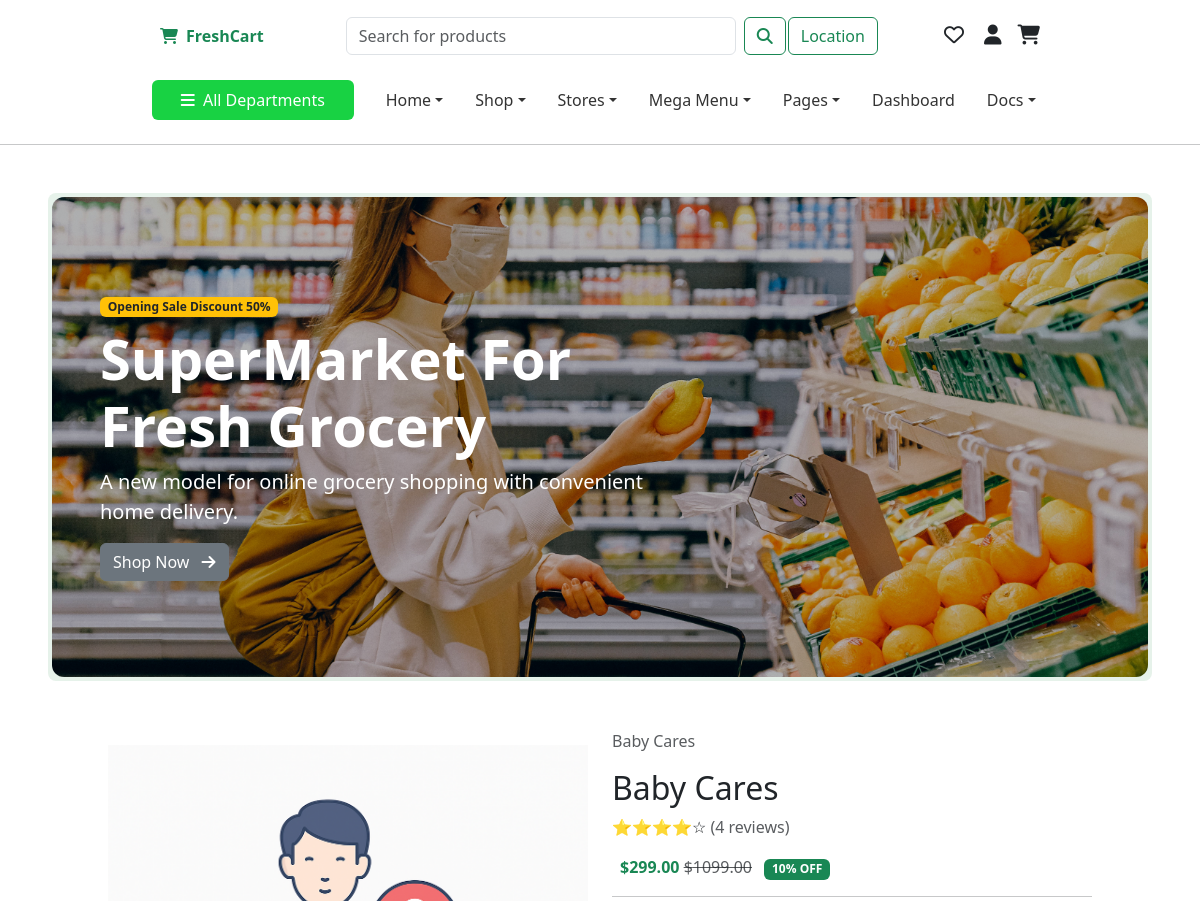
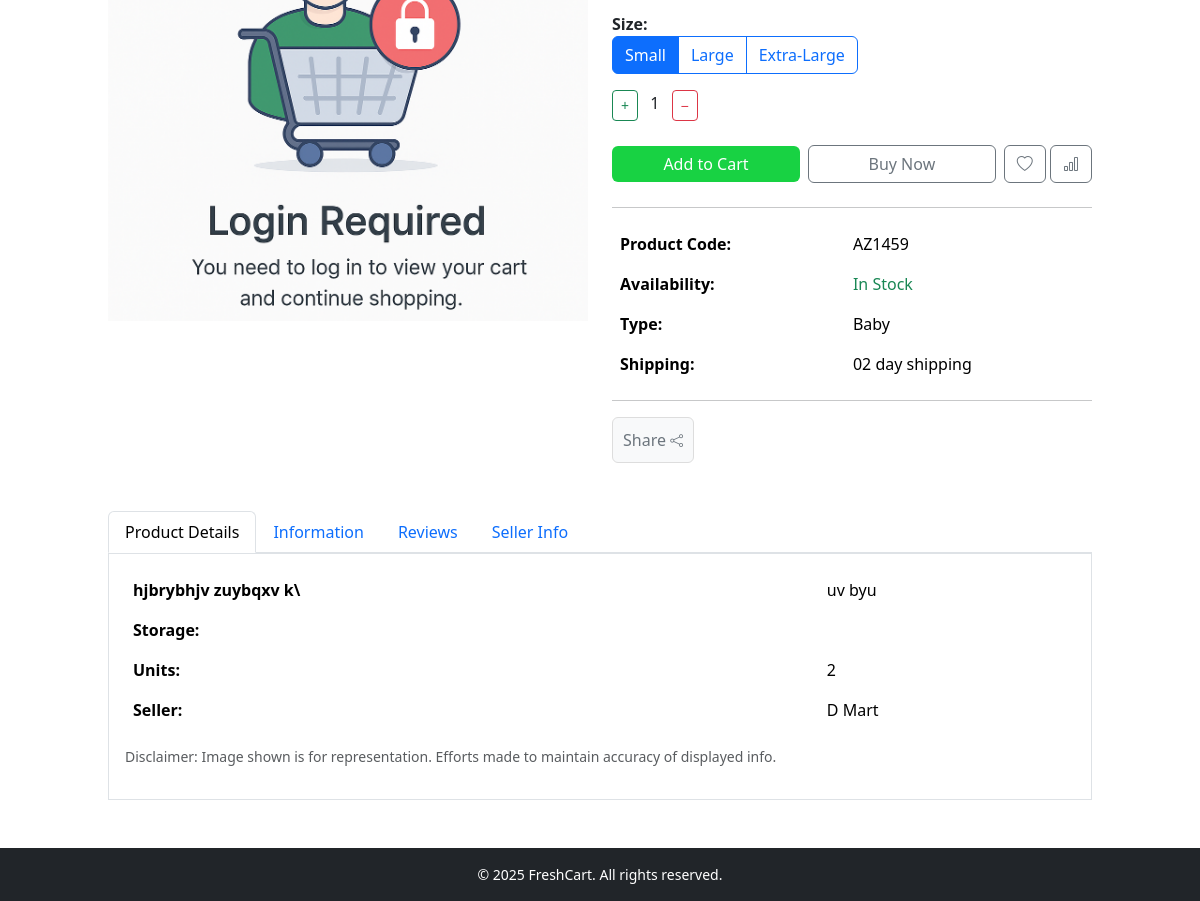
Screenshot of /products/product_detail/4/ with the database file from the repository (2 pictures, top to bottom).
### core/models.py (models this page shows, shortened)
class Product(models.Model):
    category = models.ForeignKey(Category, on_delete=models.CASCADE, related_name='products')
    name = models.CharField(max_length=200)
    slug = models.SlugField(unique=True)
    price = models.DecimalField(max_digits=10, decimal_places=2)
    old_price = models.DecimalField(max_digits=10, decimal_places=2, null=True, blank=True)
    discount = models.PositiveIntegerField(blank=True, null=True)
    discount_end_time = models.DateTimeField(blank=True, null=True)
    rating = models.DecimalField(max_digits=2, decimal_places=1, default=0.0)
    image = models.ImageField(upload_to='products/', default='products/default.jpg')
    is_available = models.BooleanField(default=True)
    created_at = models.DateTimeField(auto_now_add=True)
    is_popular = models.BooleanField(default=False)
    is_daily_best_sell = models.BooleanField(default=False)

class Category(models.Model):
    name = models.CharField(max_length=100)
    image = models.ImageField(upload_to='categories/', blank=True, null=True)
    is_featured_categories = models.BooleanField(default=False)

### products/models.py (models this page shows, shortened)
class Product_Detail(models.Model):
    product = models.OneToOneField(Product, on_delete=models.CASCADE)
    category = models.ForeignKey(Category, on_delete=models.CASCADE, related_name='product_details')
    short_description = models.TextField()
    long_description = models.TextField()
    color = models.CharField(max_length=100, blank=True, null=True)
    size = models.CharField(max_length=100, blank=True, null=True)
    product_code = models.CharField(max_length=100, blank=True, null=True)
    availability_text = models.CharField(max_length=100, default="In Stock")
    product_type = models.CharField(max_length=100, blank=True, null=True)
    shipping_time = models.CharField(max_length=100, default="02 day shipping")
    unit = models.CharField(max_length=100, blank=True, null=True)
    seller_name = models.CharField(max_length=200, blank=True, null=True)
    storage_tips = models.TextField(blank=True, null=True)
    weight = models.CharField(max_length=100, blank=True, null=True)
    ingredient_type = models.CharField(max_length=200, blank=True, null=True)
    brand = models.CharField(max_length=100, blank=True, null=True)
    package_quantity = models.CharField(max_length=100, blank=True, null=True)
    form = models.CharField(max_length=100, blank=True, null=True)
    manufacturer = models.CharField(max_length=200, blank=True, null=True)
    net_quantity = models.CharField(max_length=100, blank=True, null=True)
    dimensions = models.CharField(max_length=200, blank=True, null=True)
    asin = models.CharField(max_length=100, blank=True, null=True)
    best_sellers_rank = models.CharField(max_length=200, blank=True, null=True)
    date_first_available = models.DateField(blank=True, null=True)
    item_weight = models.CharField(max_length=100, blank=True, null=True)
    generic_name = models.CharField(max_length=100, blank=True, null=True)

### products/views.py (the view)
# urls.py: path('product_detail/<slug:slug>/', views.product_detail, name='product_detail'),
def product_detail(request, slug):
    product = get_object_or_404(Product, slug=slug)
    product_detail = get_object_or_404(Product_Detail, product=product)
    size_options = product_detail.size.split(",") if product_detail.size else []
    color_options = product_detail.color.split(",") if product_detail.color else []
    recently_viewed = request.session.get('recently_viewed', [])
    if product.id in recently_viewed:
        recently_viewed.remove(product.id)
    recently_viewed.insert(0, product.id)
    recently_viewed = recently_viewed[:10]
    request.session['recently_viewed'] = recently_viewed
    recently_viewed_products = Product.objects.filter(id__in=recently_viewed)
    recently_viewed_products = sorted(
        recently_viewed_products,
        key=lambda x: recently_viewed.index(x.id)
    )
    session_key = request.session.session_key
    if not session_key:
        request.session.create()
        session_key = request.session.session_key
    cart_item = Cart.objects.filter(session_key=session_key, product=product).first()
    context = {
        'product': product,
        'product_detail': product_detail,
        'size_options': size_options,
        'color_options': color_options,
        'recently_viewed': recently_viewed_products,
        'cart_item': cart_item,  # pass cart item for quantity display
    }
    return render(request, 'products/product_detail.html', context)

### templates/products/product_detail.html (shortened to what this page needs)
{% extends 'core/base.html' %}
{% load static %}
{% block content %}
  <div class="container my-5">
    <div class="row">
      <div class="col-md-6">
        <div class="position-relative">
          <img src="{{ product.image.url }}" class="img-fluid product-img-zoom" alt="{{ product.name }}" />
        </div>
      </div>
      <div class="col-md-6">
        <p class="text-muted">{{ product.category.name }}</p>
        <h2>{{ product.name }}</h2>
        <p>
          ⭐⭐⭐⭐☆ <span class="text-muted">(4 reviews)</span>
        </p>
        <p>
          <span class="fw-bold text-success ms-2">${{ product.price }}</span>
          <span class="text-muted text-decoration-line-through">${{ product.old_price }}</span>
          <span class="badge bg-success ms-2">10% OFF</span>
        </p>
        <hr />
        {% if size_options %}
          <div class="mb-3">
            <label class="fw-bold me-2 d-block">Size:</label>
            <div class="btn-group" role="group" aria-label="Size options">
              {% for size in size_options %}
                {% with size_id='size'|add:size %}
                  <label class="btn btn-outline-primary" for="{{ size_id }}">{{ size }}</label>
                {% endwith %}
              {% endfor %}
            </div>
          </div>
        {% endif %}
        <form action="{% url 'update_quantity' product.id %}" method="post" class="d-inline">
          <button type="submit" class="btn btn-sm btn-outline-success">+</button>
        </form>
        <span class="mx-2">{{ cart_item.quantity|default:'1' }}</span>
        <form action="{% url 'update_quantity' product.id %}" method="post" class="d-inline">
          <button type="submit" class="btn btn-sm btn-outline-danger">−</button>
        </form>
        <br /><br />
        <div class="d-flex align-items-center mb-4">
          <div class="me-2 w-50">
            <a href="{% url 'add_to_cart' product.id %}" class="btn btn-success w-100">Add to Cart</a>
          </div>
          <div class="me-2 w-50">
            <a href="{% url 'checkout' %}" class="btn btn-outline-secondary w-100">Buy Now</a>
          </div>
          <div class="d-flex">
            <a href="{% url 'add_to_wishlist' product.id %}" class="btn btn-outline-secondary w-100"><i class="bi bi-heart"></i></a> &nbsp;
            <a href="#" class="btn btn-outline-secondary w-100"><i class="bi bi-bar-chart"></i></a>
          </div>
        </div>
        <hr />
        <div>
          <table class="table no-border">
            <tbody>
              <tr>
                <th scope="row">Product Code:</th>
                <td class="ms-8">{{ product_detail.product_code }}</td>
              </tr>
              <tr>
                <th scope="row">Availability:</th>
                <td class="ms-8">
                  {% if product_detail.availability_text|lower == 'out of stock' %}
                    <span class="text-danger">{{ product_detail.availability_text }}</span>
                  {% else %}
                    <span class="text-success">{{ product_detail.availability_text }}</span>
                  {% endif %}
                </td>
              </tr>
              <tr>
                <th scope="row">Type:</th>
                <td class="ms-8">{{ product_detail.product_type }}</td>
              </tr>
              <tr>
                <th scope="row">Shipping:</th>
                <td class="ms-8">{{ product_detail.shipping_time }}</td>
              </tr>
            </tbody>
          </table>
        </div>
        <hr />
        <div class="d-flex align-items-center">
          <button class="btn btn-outline-secondary share-btn">
            <span>Share</span> <i class="bi bi-share"></i>
          </button>
        </div>
      </div>
    </div>
    <ul class="nav nav-tabs mt-5" id="myTab" role="tablist">
      <li class="nav-item" role="presentation">
        <button class="nav-link active" data-bs-toggle="tab" data-bs-target="#details">Product Details</button>
      </li>
      <li class="nav-item" role="presentation">
        <button class="nav-link {% if not product_detail.weight %}d-none{% endif %}" data-bs-toggle="tab" data-bs-target="#info">Information</button>
      </li>
      <li class="nav-item" role="presentation">
        <button class="nav-link" data-bs-toggle="tab" data-bs-target="#review">Reviews</button>
      </li>
      <li class="nav-item" role="presentation">
        <button class="nav-link" data-bs-toggle="tab" data-bs-target="#seller">Seller Info</button>
      </li>
    </ul>
    <div class="tab-content p-3 border" id="myTabContent">
      <div class="tab-pane fade show active" id="details">
        <table class="table table-borderless">
          <tbody>
            <tr>
              <th>{{ product_detail.short_description }}</th>
              <td>{{ product_detail.long_description }}</td>
            </tr>
            <tr>
              <th scope="row">Storage:</th>
              <td>{{ product_detail.storage_tips }}</td>
            </tr>
            <tr>
              <th scope="row">Units:</th>
              <td>{{ product_detail.unit }}</td>
            </tr>
            <tr>
              <th scope="row">Seller:</th>
              <td>{{ product_detail.seller_name }}</td>
            </tr>
          </tbody>
        </table>
        <p class="text-muted small">Disclaimer: Image shown is for representation. Efforts made to maintain accuracy of displayed info.</p>
      </div>
    </div>
  </div>
  <link rel="stylesheet" href="{% static 'css/products/product_detail.css' %}" />
{% endblock %}

### static/css/core/base.css (style rules this page uses)
body { font-family: 'Segoe UI', Tahoma, Geneva, Verdana, sans-serif; }
.btn-success { background-color: #18d243; border: none; }

### static/css/products/product_detail.css (style rules this page uses)
.product-img-zoom { transition: transform 0.3s ease; }
.table.no-border { border: none; }
.table.no-border th, .table.no-border td { border: none !important; }
.share-btn { position: relative; display: inline-block; padding: 10px; border: 1px solid #ddd; background-color: #f8f9fa; }
.share-btn i { font-size: 0.8rem; }

### rows the page displays
Product: image (picture), category.name "Baby Cares", name "Baby Cares", price "299.00", old_price "1099.00"
Product_Detail: product_code "AZ1459", availability_text "In Stock", product_type "Baby", shipping_time "02 day shipping", short_description "hjbrybhjv zuybqxv k\\", long_description "uv byu", unit "2", seller_name "D Mart"

### other values shown
{{ size }} "Small" "Large" "Extra-Large"
{{ cart_item.quantity|default:'1' }} "1"
